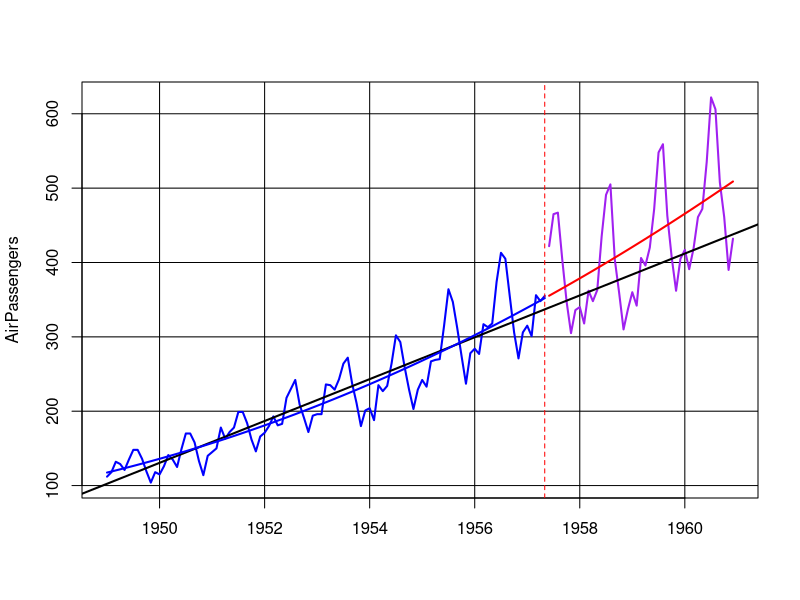
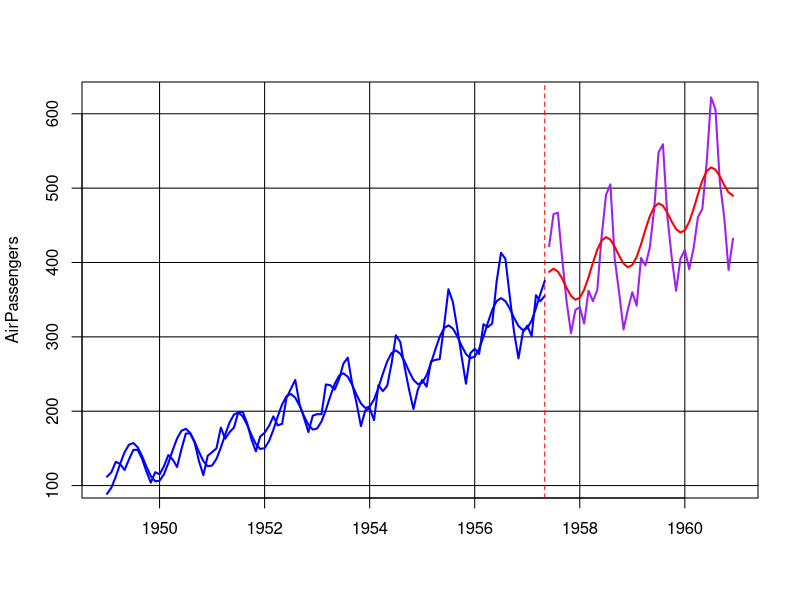
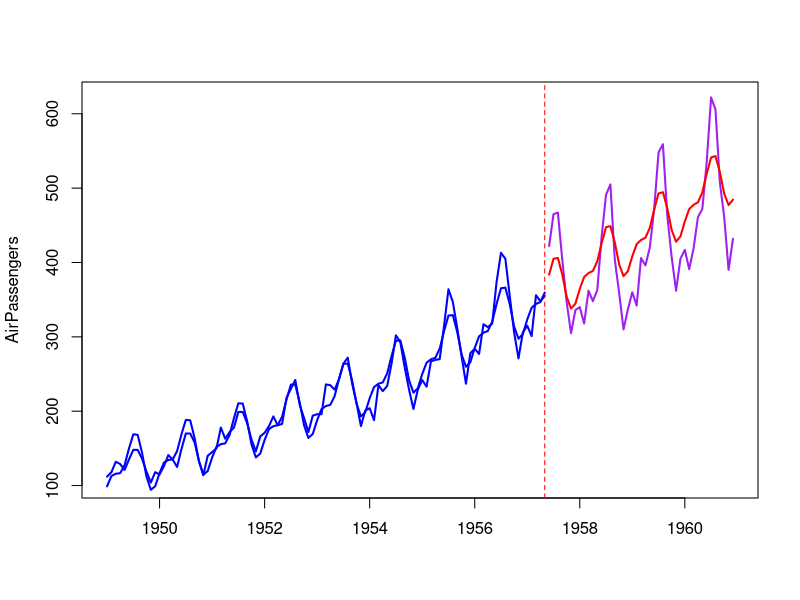
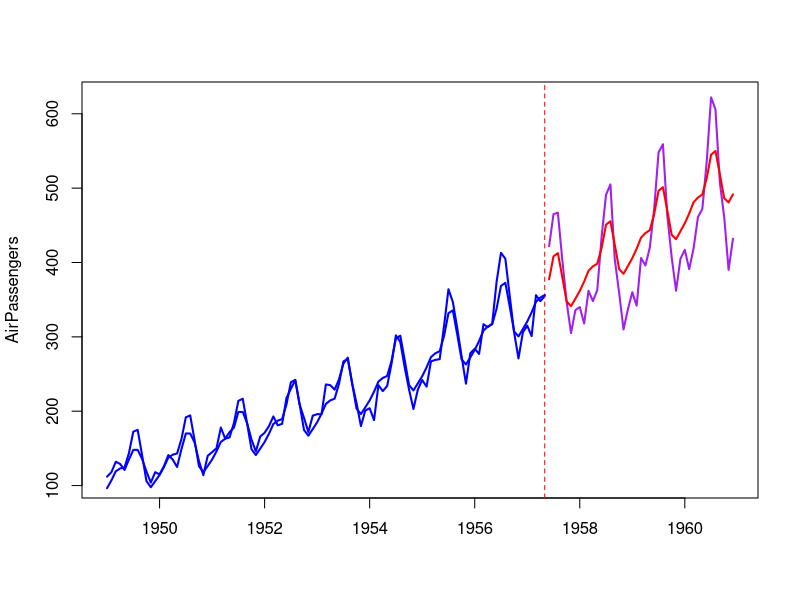
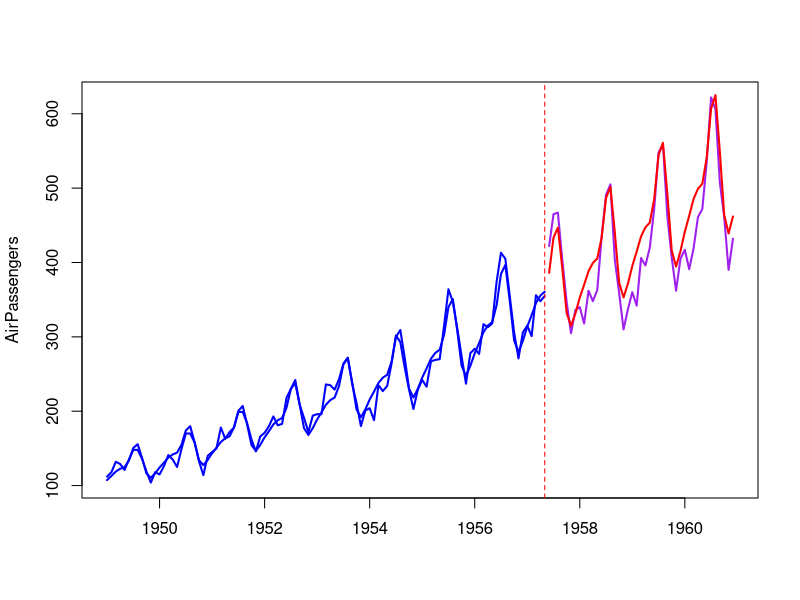
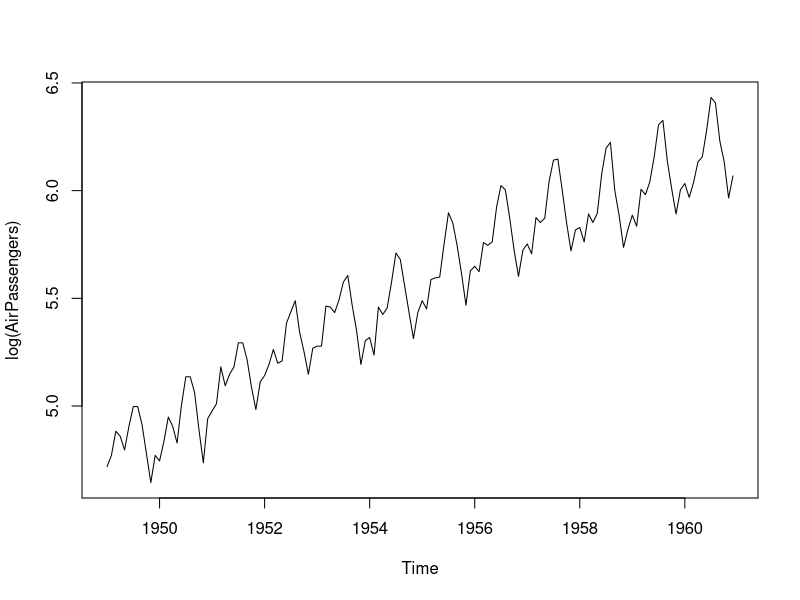
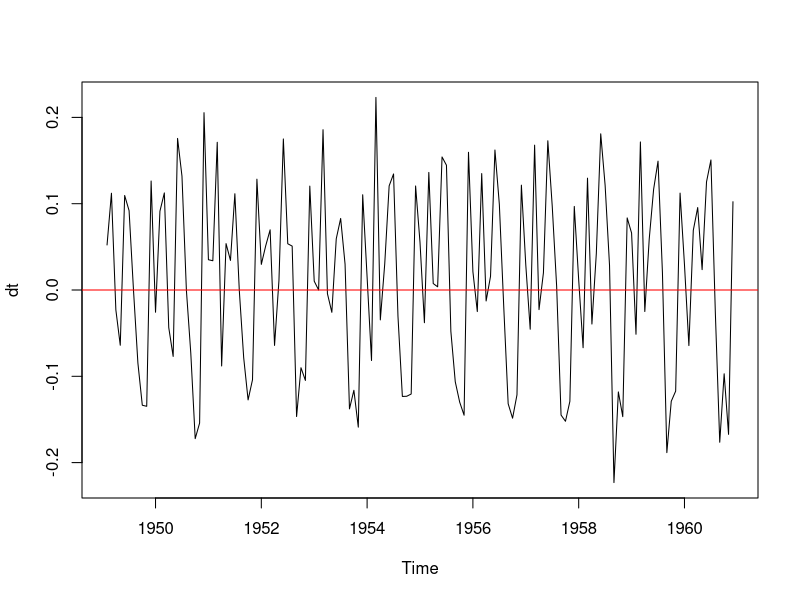

R code for these plots, in order:
## Visualisation with time series data

rm(list=ls())

time(AirPassengers)
AirP_data = data.frame(cbind(time = time(AirPassengers)
                            ,AirPassengers=AirPassengers))
n=nrow(AirP_data)
m=ceiling(n*0.7)

AirP_data$train_test=c(rep('train',length.out=m)
                  ,rep('test',length.out=(n-m)))

## Q1 Why split the data in such a way in line 14 and 15?
AirP_data_train = AirP_data[AirP_data$train_test=='train',]
AirP_data_test = AirP_data[AirP_data$train_test=='test',]

plot(NULL,xlim=c(min(AirP_data$time)
                  ,max(AirP_data$time))
     ,ylim=c(min(AirP_data$AirPassengers)
             ,max(AirP_data$AirPassengers))
     ,xlab = ''
     ,ylab = 'AirPassengers')
grid(col='black',lty=1)
lines(AirP_data_train$time,AirP_data_train$AirPassengers
     ,lwd=2
     ,col='blue')
lines(AirP_data_test$time
      ,AirP_data_test$AirPassengers
      ,col='purple',lwd=2)
abline(v=1957.333,col='red',lty=2)

## Q2: What is the mathematical model here in fit1?
## AirP = a + b*Time
fit1 = lm(AirPassengers ~ time
          ,data = AirP_data_train)
summary(fit1)
abline(fit1,lwd=2)

## Q3: What is the mathematical model here in fit2?
## AirP = a + b*Time + c *Time^2
fit2 = lm(AirPassengers ~ time+I(time^2)
          ,data = AirP_data_train)
summary(fit2)

AirP_data_test$pred = predict(fit2,newdata = AirP_data_test)
lines(AirP_data_test$time,AirP_data_test$pred,col='red',lty=1,lwd=2)
lines(AirP_data_train$time,fit2$fitted.values,col='blue',lty=1,lwd=2)



## Q4: Why am I creating these variables in lines 47,48 and 49?
## AirP = a + b Time + c Time^2 + d1 Sin(omega*Time) + e1 Cos(omega*Time)
## sin, cos transformations are known as enginered feature (ML)
## in stat literature it is known as transformed predictors

omega = 2*pi
AirP_data$S1 = sin(omega*AirP_data$time)
AirP_data$C1 = cos(omega*AirP_data$time)


head(AirP_data)

AirP_data_train = AirP_data[AirP_data$train_test=='train',]
AirP_data_test = AirP_data[AirP_data$train_test=='test',]

## Q5:What is the mathematical model we are trying to fit using lm?
##    Are you visually satisfied with the modeling effort

fit3=lm(AirPassengers ~ time+I(time^2)+S1+C1
              ,data = AirP_data_train)
summary(fit3)
AirP_data_test$pred = predict(fit3,newdata = AirP_data_test)

## draw new plot

plot(NULL,xlim=c(min(AirP_data$time)
                 ,max(AirP_data$time))
     ,ylim=c(min(AirP_data$AirPassengers)
             ,max(AirP_data$AirPassengers))
     ,xlab = ''
     ,ylab = 'AirPassengers')
grid(col='black',lty=1)
lines(AirP_data_train$time,AirP_data_train$AirPassengers
      ,lwd=2
      ,col='blue')
lines(AirP_data_test$time
      ,AirP_data_test$AirPassengers
      ,col='purple',lwd=2)
abline(v=1957.333,col='red',lty=2)
lines(AirP_data_train$time,fit3$fitted.values,col='blue',lty=1,lwd=2)
lines(AirP_data_test$time,AirP_data_test$pred,col='red',lty=1,lwd=2)


## Another model

AirP_data$S2 = sin(2*omega*AirP_data$time)
AirP_data$C2 = cos(2*omega*AirP_data$time)

AirP_data_train = AirP_data[AirP_data$train_test=='train',]
AirP_data_test = AirP_data[AirP_data$train_test=='test',]

#### 
## Q6:What is the mathematical model we are 
##    tring to fit using lm in fit4?

fit4=lm(AirPassengers ~ time+I(time^2)+S1+C1+S2+C2
         ,data = AirP_data_train)
summary(fit4)
AirP_data_test$pred = predict(fit4,newdata = AirP_data_test)

plot(AirP_data_train$time,AirP_data_train$AirPassengers
     ,xlim=c(min(AirP_data$time)
             ,max(AirP_data$time))
     ,ylim=c(min(AirP_data$AirPassengers)
             ,max(AirP_data$AirPassengers))
     ,xlab = ''
     ,ylab = 'AirPassengers'
     ,type = 'l'
     ,lwd=2
     ,col='blue')

lines(AirP_data_test$time
      ,AirP_data_test$AirPassengers
      ,col='purple',lwd=2)
abline(v=1957.333,col='red',lty=2)

lines(AirP_data_test$time,AirP_data_test$pred,col='red',lty=1,lwd=2)
lines(AirP_data_train$time,fit4$fitted.values,col='blue',lty=1,lwd=2)

#### fifth model

AirP_data$S3 = sin(3*omega*AirP_data$time)
AirP_data$C3 = cos(3*omega*AirP_data$time)

AirP_data_train = AirP_data[AirP_data$train_test=='train',]
AirP_data_test = AirP_data[AirP_data$train_test=='test',]

#### 
## Q7:What is the mathematical model we are 
##    tring to fit using lm in fit5?
fit5=step(lm(AirPassengers ~ time+I(time^2)+S1+C1+S2+C2+S3+C3
         ,data = AirP_data_train))
summary(fit5)
AirP_data_test$pred = predict(fit5,newdata = AirP_data_test)

plot(AirP_data_train$time,AirP_data_train$AirPassengers
     ,xlim=c(min(AirP_data$time)
             ,max(AirP_data$time))
     ,ylim=c(min(AirP_data$AirPassengers)
             ,max(AirP_data$AirPassengers))
     ,xlab = ''
     ,ylab = 'AirPassengers'
     ,type = 'l'
     ,lwd=2
     ,col='blue')

lines(AirP_data_test$time
      ,AirP_data_test$AirPassengers
      ,col='purple',lwd=2)
abline(v=1957.333,col='red',lty=2)

lines(AirP_data_test$time,AirP_data_test$pred,col='red',lty=1,lwd=2)
lines(AirP_data_train$time,fit5$fitted.values,col='blue',lty=1,lwd=2)

#### sixth model
#### 
## Q8:What is the mathematical model we are 
##    tring to fit using lm in fit6?

fit6=step(lm(log(AirPassengers) ~ time+I(time^2)+S1+C1+S2+C2+S3+C3
         ,data = AirP_data_train))
summary(fit6)
AirP_data_test$pred = exp(predict(fit6,newdata = AirP_data_test))

plot(AirP_data_train$time,AirP_data_train$AirPassengers
     ,xlim=c(min(AirP_data$time)
             ,max(AirP_data$time))
     ,ylim=c(min(AirP_data$AirPassengers)
             ,max(AirP_data$AirPassengers))
     ,xlab = ''
     ,ylab = 'AirPassengers'
     ,type = 'l'
     ,lwd=2
     ,col='blue')

lines(AirP_data_test$time
      ,AirP_data_test$AirPassengers
      ,col='purple',lwd=2)
abline(v=1957.333,col='red',lty=2)
 
lines(AirP_data_test$time,AirP_data_test$pred,col='red',lty=1,lwd=2)
lines(AirP_data_train$time,exp(fit6$fitted.values),col='blue',lty=1,lwd=2)

####

plot(log(AirPassengers))
## dt = log(AirPass[t])-log(AirPass[t-1])

dt = diff(log(AirPassengers))

plot(dt)
abline(h=0,col='red')


